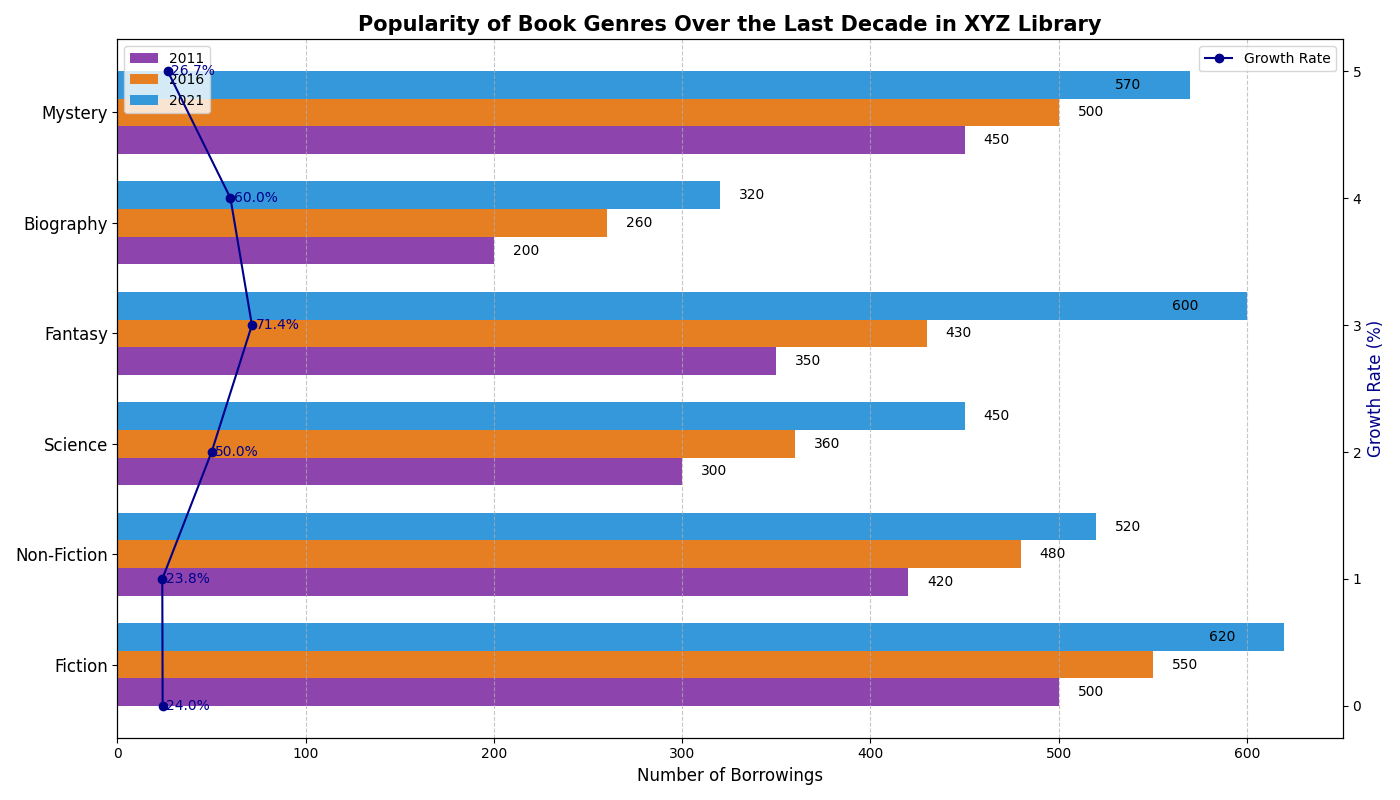

Source code (Python):
import matplotlib.pyplot as plt
import numpy as np

# Defining genres and borrowing data for the years 2011, 2016, and 2021
genres = ['Fiction', 'Non-Fiction', 'Science', 'Fantasy', 'Biography', 'Mystery']
borrowings_2011 = [500, 420, 300, 350, 200, 450]
borrowings_2016 = [550, 480, 360, 430, 260, 500]
borrowings_2021 = [620, 520, 450, 600, 320, 570]

# Calculating the borrowing growth from 2011 to 2021
growth_2011_2021 = [(borrowings_2021[i] - borrowings_2011[i]) / borrowings_2011[i] * 100 for i in range(len(genres))]

# Setting up the figure and axis
fig, ax1 = plt.subplots(figsize=(14, 8))
bar_width = 0.25
y_pos = np.arange(len(genres))

# Plot the bar charts for each year with new colors
bars_2011 = ax1.barh(y_pos - bar_width, borrowings_2011, bar_width, label='2011', color='#8e44ad')  # Purple
bars_2016 = ax1.barh(y_pos, borrowings_2016, bar_width, label='2016', color='#e67e22')  # Orange
bars_2021 = ax1.barh(y_pos + bar_width, borrowings_2021, bar_width, label='2021', color='#3498db')  # Blue

# Adding labels and title
ax1.set_yticks(y_pos)
ax1.set_yticklabels(genres, fontsize=12)
ax1.set_xlabel('Number of Borrowings', fontsize=12)
ax1.set_title('Popularity of Book Genres Over the Last Decade in XYZ Library', fontsize=15, fontweight='bold')

# Add a second y-axis for the growth rate
ax2 = ax1.twinx()
ax2.plot(growth_2011_2021, y_pos, marker='o', linestyle='-', color='darkblue', label='Growth Rate')
ax2.set_ylabel('Growth Rate (%)', fontsize=12, color='darkblue')

# Adding value labels to each bar
for bars in [bars_2011, bars_2016, bars_2021]:
    for bar in bars:
        width = bar.get_width()
        label_x_pos = width + 10 if width < max(borrowings_2021) / 1.1 else width - 40
        ax1.text(label_x_pos, bar.get_y() + bar.get_height() / 2, f'{width}', va='center', fontsize=10, color='black')

# Annotate the growth rate
for i, growth in enumerate(growth_2011_2021):
    ax2.text(growth + 2, y_pos[i], f'{growth:.1f}%', va='center', fontsize=10, color='darkblue')

# Adding legends
ax1.legend(loc='upper left', fontsize=10, bbox_to_anchor=(0, 1))
ax2.legend(loc='upper right', fontsize=10, bbox_to_anchor=(1, 1))

# Enhance layout
ax1.grid(True, which='major', axis='x', linestyle='--', alpha=0.7)
plt.tight_layout()

# Display the plot
plt.show()
